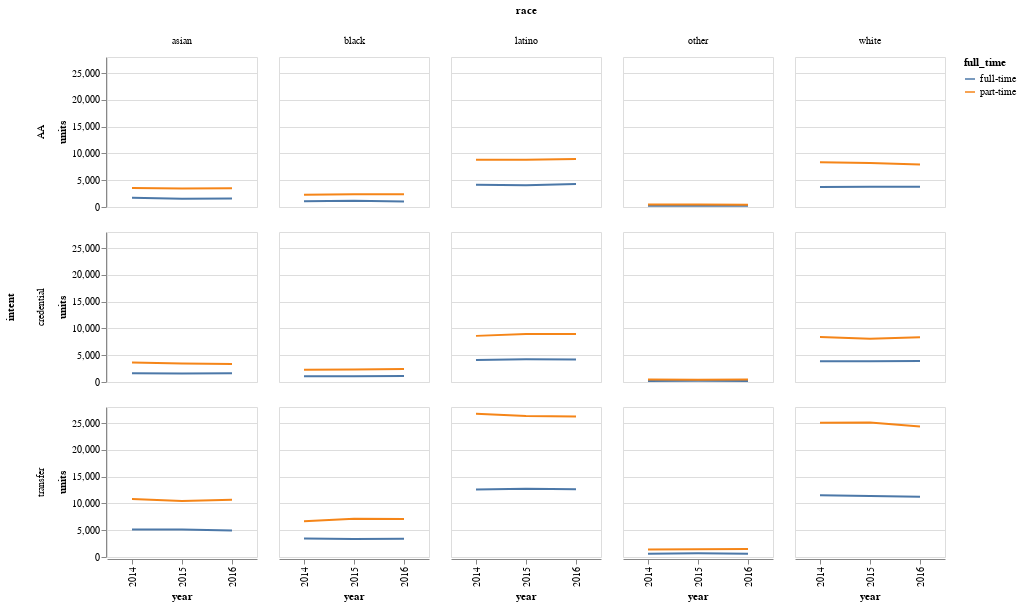

The code cell stored with this chart in its notebook:
### Code cell
chart = alt.Chart(dff).mark_line().encode(
    x = 'year:O',
    y = 'units:Q',
    color = 'full_time:N',
    column = 'race:N',
    row = 'intent:N'
).properties(
    width = 150,
    height = 150,
)

chart

### Figure 1 — Vega-Lite specification as saved in the notebook (floating-point values rounded to 4 significant figures)
{"$schema": "https://vega.github.io/schema/vega-lite/v2.4.3.json", "config": {"view": {"height": 300, "width": 400}}, "data": {"values": [{"full_time": "full-time", "intent": "AA", "race": "asian", "share": 0.2035, "units": 1729, "year": 2014}, {"full_time": "full-time", "intent": "credential", "race": "asian", "share": 0.1949, "units": 1656, "year": 2014}, {"full_time": "full-time", "intent": "transfer", "race": "asian", "share": 0.6017, "units": 5113, "year": 2014}, {"full_time": "part-time", "intent": "AA", "race": "asian", "share": 0.1972, "units": 3556, "year": 2014}, {"full_time": "part-time", "intent": "credential", "race": "asian", "share": 0.2012, "units": 3628, "year": 2014}, {"full_time": "part-time", "intent": "transfer", "race": "asian", "share": 0.6016, "units": 10848, "year": 2014}, {"full_time": "full-time", "intent": "AA", "race": "black", "share": 0.191, "units": 1069, "year": 2014}, {"full_time": "full-time", "intent": "credential", "race": "black", "share": 0.1885, "units": 1055, "year": 2014}, {"full_time": "full-time", "intent": "transfer", "race": "black", "share": 0.6206, "units": 3474, "year": 2014}, {"full_time": "part-time", "intent": "AA", "race": "black", "share": 0.2026, "units": 2279, "year": 2014}, {"full_time": "part-time", "intent": "credential", "race": "black", "share": 0.2044, "units": 2299, "year": 2014}, {"full_time": "part-time", "intent": "transfer", "race": "black", "share": 0.593, "units": 6669, "year": 2014}, {"full_time": "full-time", "intent": "AA", "race": "latino", "share": 0.199, "units": 4149, "year": 2014}, {"full_time": "full-time", "intent": "credential", "race": "latino", "share": 0.1977, "units": 4121, "year": 2014}, {"full_time": "full-time", "intent": "transfer", "race": "latino", "share": 0.6033, "units": 12577, "year": 2014}, {"full_time": "part-time", "intent": "AA", "race": "latino", "share": 0.1994, "units": 8810, "year": 2014}, {"full_time": "part-time", "intent": "credential", "race": "latino", "share": 0.1949, "units": 8610, "year": 2014}, {"full_time": "part-time", "intent": "transfer", "race": "latino", "share": 0.6057, "units": 26755, "year": 2014}, {"full_time": "full-time", "intent": "AA", "race": "other", "share": 0.2263, "units": 239, "year": 2014}, {"full_time": "full-time", "intent": "credential", "race": "other", "share": 0.1932, "units": 204, "year": 2014}, {"full_time": "full-time", "intent": "transfer", "race": "other", "share": 0.5805, "units": 613, "year": 2014}, {"full_time": "part-time", "intent": "AA", "race": "other", "share": 0.204, "units": 476, "year": 2014}, {"full_time": "part-time", "intent": "credential", "race": "other", "share": 0.204, "units": 476, "year": 2014}, {"full_time": "part-time", "intent": "transfer", "race": "other", "share": 0.5919, "units": 1381, "year": 2014}, {"full_time": "full-time", "intent": "AA", "race": "white", "share": 0.1957, "units": 3740, "year": 2014}, {"full_time": "full-time", "intent": "credential", "race": "white", "share": 0.2022, "units": 3865, "year": 2014}, {"full_time": "full-time", "intent": "transfer", "race": "white", "share": 0.6021, "units": 11508, "year": 2014}, {"full_time": "part-time", "intent": "AA", "race": "white", "share": 0.2, "units": 8369, "year": 2014}, {"full_time": "part-time", "intent": "credential", "race": "white", "share": 0.2013, "units": 8421, "year": 2014}, {"full_time": "part-time", "intent": "transfer", "race": "white", "share": 0.5987, "units": 25046, "year": 2014}, {"full_time": "full-time", "intent": "AA", "race": "asian", "share": 0.188, "units": 1561, "year": 2015}, {"full_time": "full-time", "intent": "credential", "race": "asian", "share": 0.1915, "units": 1590, "year": 2015}, {"full_time": "full-time", "intent": "transfer", "race": "asian", "share": 0.6205, "units": 5152, "year": 2015}, {"full_time": "part-time", "intent": "AA", "race": "asian", "share": 0.1995, "units": 3466, "year": 2015}, {"full_time": "part-time", "intent": "credential", "race": "asian", "share": 0.1976, "units": 3433, "year": 2015}, {"full_time": "part-time", "intent": "transfer", "race": "asian", "share": 0.6029, "units": 10476, "year": 2015}, {"full_time": "full-time", "intent": "AA", "race": "black", "share": 0.2088, "units": 1171, "year": 2015}, {"full_time": "full-time", "intent": "credential", "race": "black", "share": 0.1942, "units": 1089, "year": 2015}, {"full_time": "full-time", "intent": "transfer", "race": "black", "share": 0.5971, "units": 3349, "year": 2015}, {"full_time": "part-time", "intent": "AA", "race": "black", "share": 0.2021, "units": 2401, "year": 2015}, {"full_time": "part-time", "intent": "credential", "race": "black", "share": 0.1966, "units": 2336, "year": 2015}, {"full_time": "part-time", "intent": "transfer", "race": "black", "share": 0.6014, "units": 7146, "year": 2015}, {"full_time": "full-time", "intent": "AA", "race": "latino", "share": 0.1936, "units": 4080, "year": 2015}, {"full_time": "full-time", "intent": "credential", "race": "latino", "share": 0.2022, "units": 4263, "year": 2015}, {"full_time": "full-time", "intent": "transfer", "race": "latino", "share": 0.6042, "units": 12735, "year": 2015}, {"full_time": "part-time", "intent": "AA", "race": "latino", "share": 0.1996, "units": 8803, "year": 2015}, {"full_time": "part-time", "intent": "credential", "race": "latino", "share": 0.203, "units": 8952, "year": 2015}, {"full_time": "part-time", "intent": "transfer", "race": "latino", "share": 0.5973, "units": 26340, "year": 2015}, {"full_time": "full-time", "intent": "AA", "race": "other", "share": 0.202, "units": 239, "year": 2015}, {"full_time": "full-time", "intent": "credential", "race": "other", "share": 0.2063, "units": 244, "year": 2015}, {"full_time": "full-time", "intent": "transfer", "race": "other", "share": 0.5917, "units": 700, "year": 2015}, {"full_time": "part-time", "intent": "AA", "race": "other", "share": 0.2049, "units": 487, "year": 2015}, {"full_time": "part-time", "intent": "credential", "race": "other", "share": 0.1855, "units": 441, "year": 2015}, {"full_time": "part-time", "intent": "transfer", "race": "other", "share": 0.6096, "units": 1449, "year": 2015}, {"full_time": "full-time", "intent": "AA", "race": "white", "share": 0.1976, "units": 3758, "year": 2015}, {"full_time": "full-time", "intent": "credential", "race": "white", "share": 0.2025, "units": 3851, "year": 2015}, {"full_time": "full-time", "intent": "transfer", "race": "white", "share": 0.5999, "units": 11407, "year": 2015}, {"full_time": "part-time", "intent": "AA", "race": "white", "share": 0.1985, "units": 8219, "year": 2015}, {"full_time": "part-time", "intent": "credential", "race": "white", "share": 0.1951, "units": 8078, "year": 2015}, {"full_time": "part-time", "intent": "transfer", "race": "white", "share": 0.6064, "units": 25105, "year": 2015}, {"full_time": "full-time", "intent": "AA", "race": "asian", "share": 0.1918, "units": 1570, "year": 2016}, {"full_time": "full-time", "intent": "credential", "race": "asian", "share": 0.2014, "units": 1649, "year": 2016}, {"full_time": "full-time", "intent": "transfer", "race": "asian", "share": 0.6068, "units": 4968, "year": 2016}, {"full_time": "part-time", "intent": "AA", "race": "asian", "share": 0.1994, "units": 3503, "year": 2016}, {"full_time": "part-time", "intent": "credential", "race": "asian", "share": 0.1922, "units": 3377, "year": 2016}, {"full_time": "part-time", "intent": "transfer", "race": "asian", "share": 0.6084, "units": 10687, "year": 2016}, {"full_time": "full-time", "intent": "AA", "race": "black", "share": 0.1857, "units": 1038, "year": 2016}, {"full_time": "full-time", "intent": "credential", "race": "black", "share": 0.2015, "units": 1126, "year": 2016}, {"full_time": "full-time", "intent": "transfer", "race": "black", "share": 0.6128, "units": 3425, "year": 2016}, {"full_time": "part-time", "intent": "AA", "race": "black", "share": 0.2018, "units": 2399, "year": 2016}, {"full_time": "part-time", "intent": "credential", "race": "black", "share": 0.2024, "units": 2406, "year": 2016}, {"full_time": "part-time", "intent": "transfer", "race": "black", "share": 0.5958, "units": 7084, "year": 2016}, {"full_time": "full-time", "intent": "AA", "race": "latino", "share": 0.2027, "units": 4283, "year": 2016}, {"full_time": "full-time", "intent": "credential", "race": "latino", "share": 0.1989, "units": 4203, "year": 2016}, {"full_time": "full-time", "intent": "transfer", "race": "latino", "share": 0.5983, "units": 12640, "year": 2016}, {"full_time": "part-time", "intent": "AA", "race": "latino", "share": 0.2034, "units": 8975, "year": 2016}, {"full_time": "part-time", "intent": "credential", "race": "latino", "share": 0.2028, "units": 8952, "year": 2016}, {"full_time": "part-time", "intent": "transfer", "race": "latino", "share": 0.5938, "units": 26205, "year": 2016}, {"full_time": "full-time", "intent": "AA", "race": "other", "share": 0.204, "units": 214, "year": 2016}, {"full_time": "full-time", "intent": "credential", "race": "other", "share": 0.1954, "units": 205, "year": 2016}, {"full_time": "full-time", "intent": "transfer", "race": "other", "share": 0.6006, "units": 630, "year": 2016}, {"full_time": "part-time", "intent": "AA", "race": "other", "share": 0.1789, "units": 427, "year": 2016}, {"full_time": "part-time", "intent": "credential", "race": "other", "share": 0.2019, "units": 482, "year": 2016}, {"full_time": "part-time", "intent": "transfer", "race": "other", "share": 0.6192, "units": 1478, "year": 2016}, {"full_time": "full-time", "intent": "AA", "race": "white", "share": 0.2, "units": 3797, "year": 2016}, {"full_time": "full-time", "intent": "credential", "race": "white", "share": 0.2068, "units": 3926, "year": 2016}, {"full_time": "full-time", "intent": "transfer", "race": "white", "share": 0.5932, "units": 11260, "year": 2016}, {"full_time": "part-time", "intent": "AA", "race": "white", "share": 0.195, "units": 7926, "year": 2016}, {"full_time": "part-time", "intent": "credential", "race": "white", "share": 0.206, "units": 8371, "year": 2016}, {"full_time": "part-time", "intent": "transfer", "race": "white", "share": 0.599, "units": 24344, "year": 2016}]}, "encoding": {"color": {"field": "full_time", "type": "nominal"}, "column": {"field": "race", "type": "nominal"}, "row": {"field": "intent", "type": "nominal"}, "x": {"field": "year", "type": "ordinal"}, "y": {"field": "units", "type": "quantitative"}}, "height": 150, "mark": "line", "width": 150}
